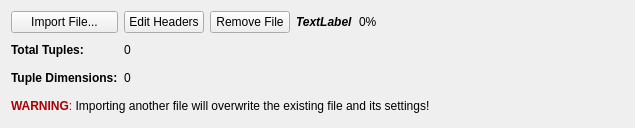
<?xml version="1.0" encoding="UTF-8"?>
<ui version="4.0">
 <class>ImportASCIIDataWidget</class>
 <widget class="QWidget" name="ImportASCIIDataWidget">
  <property name="geometry">
   <rect>
    <x>0</x>
    <y>0</y>
    <width>635</width>
    <height>128</height>
   </rect>
  </property>
  <property name="windowTitle">
   <string>Form</string>
  </property>
  <layout class="QGridLayout" name="gridLayout">
   <item row="0" column="1">
    <widget class="QPushButton" name="importFileBtn">
     <property name="text">
      <string>Import File...</string>
     </property>
    </widget>
   </item>
   <item row="5" column="1" colspan="9">
    <widget class="QLabel" name="warningLabel">
     <property name="text">
      <string>&lt;html&gt;&lt;head/&gt;&lt;body&gt;&lt;p&gt;&lt;span style=&quot; font-size:9pt; font-weight:600; color:#aa0000;&quot;&gt;WARNING&lt;/span&gt;&lt;span style=&quot; font-size:9pt; color:#aa0000;&quot;&gt;: &lt;/span&gt;&lt;span style=&quot; font-size:9pt; color:#000000;&quot;&gt;Importing another file will overwrite the existing file and its settings!&lt;/span&gt;&lt;/p&gt;&lt;/body&gt;&lt;/html&gt;</string>
     </property>
    </widget>
   </item>
   <item row="2" column="2">
    <widget class="QLabel" name="tupleCount">
     <property name="text">
      <string>0</string>
     </property>
    </widget>
   </item>
   <item row="4" column="1">
    <widget class="QLabel" name="tupleDimsLabel">
     <property name="text">
      <string>&lt;html&gt;&lt;head/&gt;&lt;body&gt;&lt;p&gt;&lt;span style=&quot; font-weight:600;&quot;&gt;Tuple Dimensions:&lt;/span&gt;&lt;/p&gt;&lt;/body&gt;&lt;/html&gt;</string>
     </property>
    </widget>
   </item>
   <item row="0" column="3">
    <widget class="QPushButton" name="removeFileBtn">
     <property name="text">
      <string>Remove File</string>
     </property>
    </widget>
   </item>
   <item row="4" column="2">
    <widget class="QLabel" name="tupleDims">
     <property name="text">
      <string>0</string>
     </property>
    </widget>
   </item>
   <item row="0" column="4">
    <widget class="QLabel" name="fileImportedLabel">
     <property name="font">
      <font>
       <pointsize>9</pointsize>
       <weight>75</weight>
       <bold>true</bold>
      </font>
     </property>
     <property name="text">
      <string>&lt;html&gt;&lt;head/&gt;&lt;body&gt;&lt;p&gt;&lt;span style=&quot; font-size:9pt; font-weight:600; font-style:italic;&quot;&gt;TextLabel&lt;/span&gt;&lt;/p&gt;&lt;/body&gt;&lt;/html&gt;</string>
     </property>
    </widget>
   </item>
   <item row="2" column="1">
    <widget class="QLabel" name="tupleCountLabel">
     <property name="text">
      <string>&lt;html&gt;&lt;head/&gt;&lt;body&gt;&lt;p&gt;&lt;span style=&quot; font-weight:600;&quot;&gt;Total Tuples:&lt;/span&gt;&lt;/p&gt;&lt;/body&gt;&lt;/html&gt;</string>
     </property>
    </widget>
   </item>
   <item row="0" column="2">
    <widget class="QPushButton" name="editHeadersBtn">
     <property name="text">
      <string>Edit Headers</string>
     </property>
    </widget>
   </item>
   <item row="0" column="5">
    <widget class="QLabel" name="loadingProgress">
     <property name="text">
      <string>0%</string>
     </property>
    </widget>
   </item>
   <item row="0" column="6" colspan="4">
    <spacer name="horizontalSpacer">
     <property name="orientation">
      <enum>Qt::Horizontal</enum>
     </property>
     <property name="sizeHint" stdset="0">
      <size>
       <width>466</width>
       <height>20</height>
      </size>
     </property>
    </spacer>
   </item>
  </layout>
 </widget>
 <resources/>
 <connections/>
</ui>
